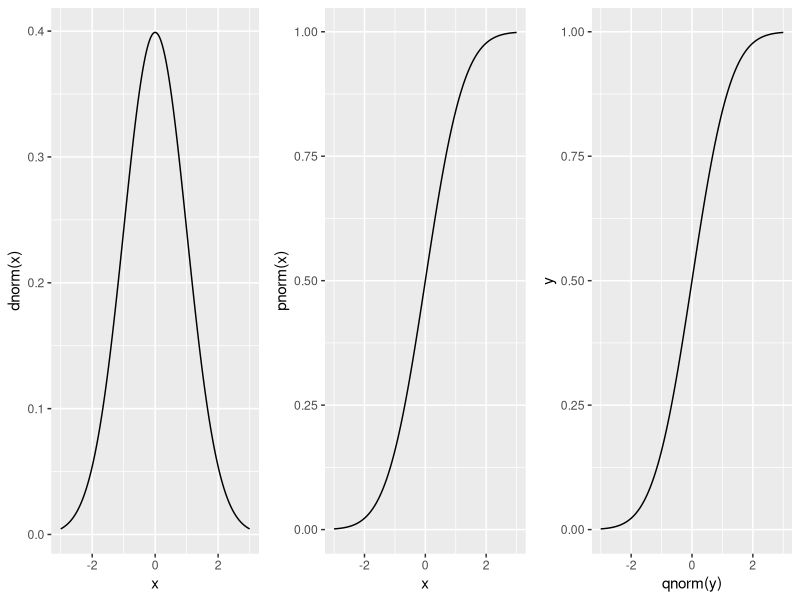

Source code (R):
# File name: example_stat.R
# Author: Du Huynh
# Date: August 2021
# Department of Computer Science and Software Engineering
# The University of Western Australia

# This small R script file shows you the plots for the dnorm(),
# pnorm(), and qnorm() functions. You can modify the code to
# view the plots for other distribution functions, e.g., 
#  - dexp(), pexp(), and qexp() for the exponential distribution
#    (you will need to modify vector x so that it has positive values only);
#  - dunif(), punif(), and qunif() for the uniform distribution
#    (you will need to modify vector x so that it is over the interval [0,1]).

library(ggplot2)
library(gridExtra)

x <- seq(-3, 3, length=500)

y1 <- dnorm(x)
y2 <- pnorm(x)

q <- qnorm(y2)
# The argument passed to qnorm() must be in the range 0...1. 
# It is taken as an area value under the density function 
# of the Normal distribution over the interval (-infinity, xcoord].
# qnorm() returns the unknown location xcoord. In the line above,
# the output q vector should have elements identical to those in
# vector x. That is, qnorm() is the inverse of pnorm().

fig1 <- ggplot() + geom_line(aes(x=x, y=y1)) + labs(y="dnorm(x)")
fig2 <- ggplot() + geom_line(aes(x=x, y=y2)) + labs(y="pnorm(x)")
fig3 <- ggplot() + geom_line(aes(x=q, y=y2)) + labs(x="qnorm(y)", y="y")

grid.arrange(fig1, fig2, fig3, nrow=1)
